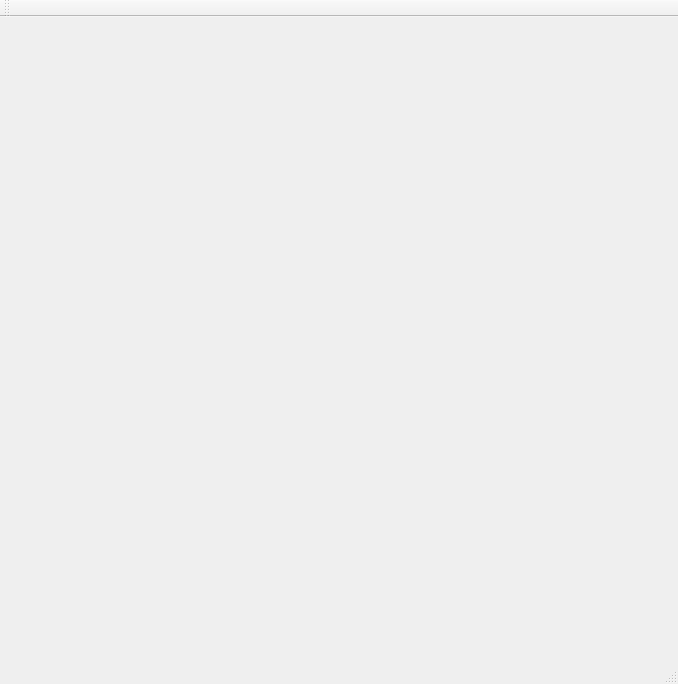
<?xml version="1.0" encoding="UTF-8"?>
<ui version="4.0">
 <class>MainWindow</class>
 <widget class="QMainWindow" name="MainWindow">
  <property name="geometry">
   <rect>
    <x>0</x>
    <y>0</y>
    <width>678</width>
    <height>684</height>
   </rect>
  </property>
  <property name="windowTitle">
   <string>MainWindow</string>
  </property>
  <widget class="QWidget" name="centralWidget">
   <widget class="QGLESWIDGET" name="widget" native="true">
    <property name="geometry">
     <rect>
      <x>10</x>
      <y>10</y>
      <width>600</width>
      <height>600</height>
     </rect>
    </property>
   </widget>
  </widget>
  <widget class="QMenuBar" name="menuBar">
   <property name="geometry">
    <rect>
     <x>0</x>
     <y>0</y>
     <width>678</width>
     <height>25</height>
    </rect>
   </property>
  </widget>
  <widget class="QToolBar" name="mainToolBar">
   <attribute name="toolBarArea">
    <enum>TopToolBarArea</enum>
   </attribute>
   <attribute name="toolBarBreak">
    <bool>false</bool>
   </attribute>
  </widget>
  <widget class="QStatusBar" name="statusBar"/>
 </widget>
 <layoutdefault spacing="6" margin="11"/>
 <customwidgets>
  <customwidget>
   <class>QGLESWIDGET</class>
   <extends>QWidget</extends>
   <header>qgleswidget.h</header>
   <container>1</container>
  </customwidget>
 </customwidgets>
 <resources/>
 <connections/>
</ui>
